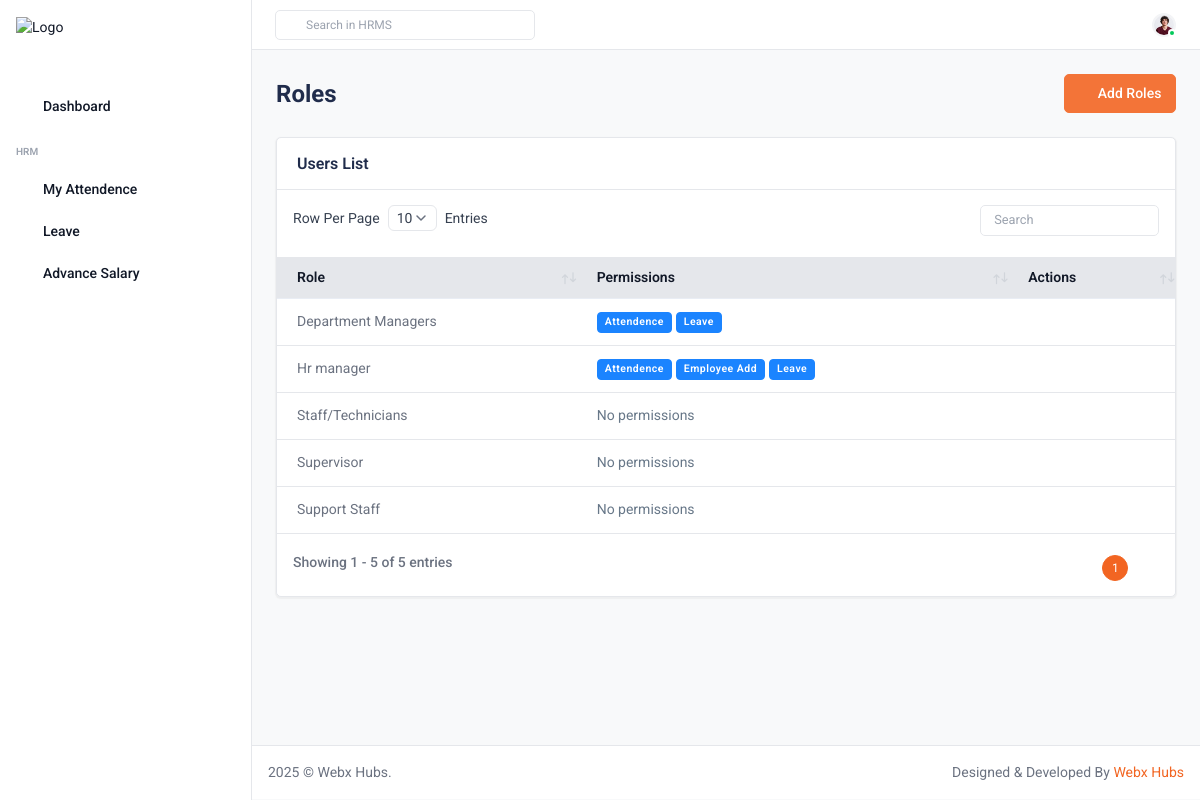
/users/, run on the app's committed database.
### manager/models.py (models this page shows, shortened)
class Role(models.Model):
    name = models.CharField(max_length=100, unique=True)  # Optional: make role names unique

class RolePermission(models.Model):
    role = models.ForeignKey(Role, on_delete=models.CASCADE, related_name="role_permissions")
    permission = models.ForeignKey(Permission, on_delete=models.CASCADE, related_name="permission_roles")
    class Meta:
        constraints = [
            models.UniqueConstraint(fields=['role', 'permission'], name='unique_role_permission')
        ]

class Permission(models.Model):
    name = models.CharField(max_length=100, unique=True)  # Prevent duplicate permissions globally

### hrms/views.py (the view)
# urls.py: path('users/', views.users),
def users(request):
    roles = Role.objects.all()
    permissions = Permission.objects.all()
    context = {
        'roles': roles,
            'permissions': permissions,
        'users': "active"  # highlight menu
    }
    return render(request,"users.html",context)

### manager/templatetags/permissions.py (called while the page is built, shortened)
@register.simple_tag(takes_context=True)
def has_permission(context, permission_name):
    user = context['request'].user
    return False

### templates/users.html (shortened to what this page needs)
<!DOCTYPE html>
<html lang="en">
<head>
    {% include 'css.html' %}
</head>
<body>
    <div class="main-wrapper">
        {% include 'header.html' %}
        {% include 'sidebar.html' %}
        <div class="page-wrapper" style="min-height: 570px;">
            <div class="content">
                <div class="d-md-flex d-block align-items-center justify-content-between page-breadcrumb mb-3">
                    <div class="my-auto mb-2">
                        <h2 class="mb-1">Roles</h2>
                    </div>
                    <div class="d-flex my-xl-auto right-content align-items-center flex-wrap ">
                        <div class="mb-2">
                            <a href="#" data-bs-toggle="modal" data-bs-target="#add_users"
                                class="btn btn-primary d-flex align-items-center"><i
                                    class="ti ti-circle-plus me-2"></i>Add Roles</a>
                        </div>
                    </div>
                </div>
                <div class="card">
                    <div class="card-header d-flex align-items-center justify-content-between flex-wrap row-gap-3">
                        <h5>Users List</h5>
                    </div>
                    <div class="card-body p-0">
                        <div class="custom-datatable-filter table-responsive">
                            <div id="DataTables_Table_0_wrapper" class="dataTables_wrapper dt-bootstrap5 no-footer">
                                <div class="row dt-row">
                                    <div class="col-sm-12 table-responsive">
                                        {% if roles %}
                                     <table class="table datatable dataTable no-footer" id="DataTables_Table_0">
    <thead class="thead-light">
        <tr>
            <th>Role</th>
            <th>Permissions</th>
            <th>Actions</th>
        </tr>
    </thead>
    <tbody>
        {% for role in roles %}
        <tr>
            <td>{{ role.name }}</td>
            <td>
                {% with perms=role.role_permissions.all %}
                    {% if perms %}
                        {% for rp in perms %}
                            <span class="badge bg-info">{{ rp.permission.name }}</span>
                        {% endfor %}
                    {% else %}
                        <span class="text-muted">No permissions</span>
                    {% endif %}
                {% endwith %}
            </td>
            <td>
                <div class="action-icon d-inline-flex">
                    <a href="javascript:void(0);" class="me-2 edit-role-btn"
                       data-id="{{ role.id }}"
                       data-name="{{ role.name }}"
                       data-permissions="{% for rp in role.role_permissions.all %}{{ rp.permission.name }},{% endfor %}"
                       data-bs-toggle="modal"
                       data-bs-target="#edit_role">
                        <i class="ti ti-edit"></i>
                    </a>
                    <a href="javascript:void(0);" class="delete-role-btn"
                       data-id="{{ role.id }}" data-bs-toggle="modal"
                       data-bs-target="#delete_modal">
                        <i class="ti ti-trash"></i>
                    </a>
                </div>
            </td>
        </tr>
        {% endfor %}
    </tbody>
</table>
                                        {% else %}
                                        <div class="text-center text-muted p-4">
                                            No roles to display.
                                        </div>
                                        {% endif %}
                                    </div>
                                </div>
                            </div>
                        </div>
                    </div>
                </div>
            </div>
            <div class="footer d-sm-flex align-items-center justify-content-between border-top bg-white p-3">
                <p class="mb-0">2025 © Webx Hubs.</p>
                <p>Designed &amp; Developed By <a href="javascript:void(0);" class="text-primary">Webx Hubs</a></p>
            </div>
        </div>
</body>
</html>

### templates/css.html (shortened to what this page needs)
	<link rel="stylesheet" href="/static/assets/css/bootstrap.min.css">
	<link rel="stylesheet" href="/static/assets/plugins/icons/feather/feather.css">
    <link rel="stylesheet" href="/static/assets/plugins/tabler-icons/tabler-icons.min.css">
	<link rel="stylesheet" href="/static/assets/plugins/select2/css/select2.min.css">
	<link rel="stylesheet" href="/static/assets/plugins/fontawesome/css/fontawesome.min.css">
	<link rel="stylesheet" href="/static/assets/plugins/fontawesome/css/all.min.css">
	<link rel="stylesheet" href="/static/assets/css/bootstrap-datetimepicker.min.css">
	<link rel="stylesheet" href="/static/assets/plugins/bootstrap-tagsinput/bootstrap-tagsinput.css">
	<link rel="stylesheet" href="/static/assets/plugins/summernote/summernote-lite.min.css">
	<link rel="stylesheet" href="/static/assets/plugins/daterangepicker/daterangepicker.css">
	<link rel="stylesheet" href="/static/assets/css/style.css">
	<link rel="stylesheet" href="/static/assets/css/dataTables.bootstrap5.min.css">
	<div class="position-fixed top-0 end-0 p-3" style="z-index: 1100">
</div>

### templates/header.html (shortened to what this page needs)
	<div class="header">
			<div class="main-header">
				<div class="header-user">
					<div class="nav user-menu nav-list">
						<div class="me-auto d-flex align-items-center" id="header-search">
						<div class="input-group input-group-flat d-inline-flex me-1">
	<span class="input-icon-addon">
	</span>
	<input
		type="text"
		id="sidebar-search"
		class="form-control"
		placeholder="Search in HRMS">
</div>
						</div>
						<div class="d-flex align-items-center">
							<div class="dropdown profile-dropdown">
								<a href="javascript:void(0);" class="dropdown-toggle d-flex align-items-center"
									data-bs-toggle="dropdown">
									<span class="avatar avatar-sm online">
										<img src="/static/assets/img/profiles/avatar-12.jpg" alt="Img" class="img-fluid rounded-circle">
									</span>
								</a>
							</div>
						</div>
					</div>
				</div>
			</div>
		</div>

### templates/sidebar.html (shortened to what this page needs)
{% load permissions %}
<div class="sidebar" id="sidebar">
	<div class="sidebar-logo">
		<a href="/" class="logo logo-normal">
			<img src="https://voidservice.com/logo/new-final.png" alt="Logo" >
		</a>
	</div>
	<div class="sidebar-inner slimscroll" style="margin-top: 10px;">
		<div id="sidebar-menu" class="sidebar-menu">
			<ul>
				<li>
					<ul>
						{% if request.user.is_superuser %}
						<li class="{{dashboard}}">
							<a href="/">
								<i class="ti ti-calendar-event"></i><span>Dashboard</span>
							</a>
						</li>
						{% else %}
						<li class="{{dashboard}}">
							<a href="/emp">
								<i class="ti ti-calendar-event"></i><span>Dashboard</span>
							</a>
						</li>
						{% endif %}
					</ul>
				</li>
				<li class="menu-title"><span>HRM</span></li>
				<li>
					<ul>
						{% if not request.user.is_superuser %}
						<li class="{{attendence}}">
							<a href="/attendence/">
								<i class="ti ti-calendar-event"></i><span> My Attendence</span>
							</a>
						</li>
						{% endif %}
						<li class="{{leave_status}}">
							<a href="/leave">
								<i class="ti ti-calendar-event"></i><span>Leave</span>
							</a>
						</li>
							<li class="{{advancesalary}}">
							<a href="/advancesalary">
								<i class="ti ti-calendar-event"></i><span>Advance Salary</span>
							</a>
						</li>
					</ul>
				</li>
			</ul>
		</div>
	</div>
</div>

### data on the page
Role: name "Hr manager"
RolePermission: permission.name "Attendence"
RolePermission: permission.name "Employee Add"
RolePermission: permission.name "Leave"
Role: name "Staff/Technicians", shows "No permissions"
Role: name "Supervisor", shows "No permissions"
Role: name "Department Managers"
RolePermission: permission.name "Attendence"
RolePermission: permission.name "Leave"
Role: name "Support Staff", shows "No permissions"
